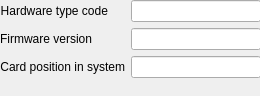
<?xml version="1.0" encoding="UTF-8"?>
<ui version="4.0">
 <class>Form</class>
 <widget class="QWidget" name="Form">
  <property name="geometry">
   <rect>
    <x>0</x>
    <y>0</y>
    <width>260</width>
    <height>96</height>
   </rect>
  </property>
  <property name="windowTitle">
   <string>Form</string>
  </property>
  <widget class="QWidget" name="formLayoutWidget">
   <property name="geometry">
    <rect>
     <x>0</x>
     <y>0</y>
     <width>261</width>
     <height>88</height>
    </rect>
   </property>
   <layout class="QFormLayout" name="formLayout">
    <property name="fieldGrowthPolicy">
     <enum>QFormLayout::AllNonFixedFieldsGrow</enum>
    </property>
    <item row="0" column="0">
     <widget class="QLabel" name="label_16">
      <property name="text">
       <string>Hardware type code</string>
      </property>
      <property name="alignment">
       <set>Qt::AlignRight|Qt::AlignTrailing|Qt::AlignVCenter</set>
      </property>
     </widget>
    </item>
    <item row="0" column="1">
     <widget class="caLineEdit" name="calineedit_6">
      <property name="channel" stdset="0">
       <string notr="true">$(EVR):HwType-I</string>
      </property>
      <property name="formatType">
       <enum>caLineEdit::hexadecimal</enum>
      </property>
     </widget>
    </item>
    <item row="1" column="0">
     <widget class="QLabel" name="label_17">
      <property name="text">
       <string>Firmware version</string>
      </property>
      <property name="alignment">
       <set>Qt::AlignRight|Qt::AlignTrailing|Qt::AlignVCenter</set>
      </property>
     </widget>
    </item>
    <item row="1" column="1">
     <widget class="caLineEdit" name="calineedit_7">
      <property name="channel" stdset="0">
       <string notr="true">$(EVR):FwVer-I</string>
      </property>
      <property name="formatType">
       <enum>caLineEdit::hexadecimal</enum>
      </property>
     </widget>
    </item>
    <item row="2" column="0">
     <widget class="QLabel" name="label_19">
      <property name="text">
       <string>Card position in system</string>
      </property>
      <property name="alignment">
       <set>Qt::AlignRight|Qt::AlignTrailing|Qt::AlignVCenter</set>
      </property>
     </widget>
    </item>
    <item row="2" column="1">
     <widget class="caLineEdit" name="calineedit_9">
      <property name="channel" stdset="0">
       <string notr="true">$(EVR):Pos-I</string>
      </property>
      <property name="formatType">
       <enum>caLineEdit::string</enum>
      </property>
     </widget>
    </item>
   </layout>
  </widget>
 </widget>
 <customwidgets>
  <customwidget>
   <class>caLineEdit</class>
   <extends>QLineEdit</extends>
   <header>caLineEdit</header>
  </customwidget>
 </customwidgets>
 <resources/>
 <connections/>
</ui>
